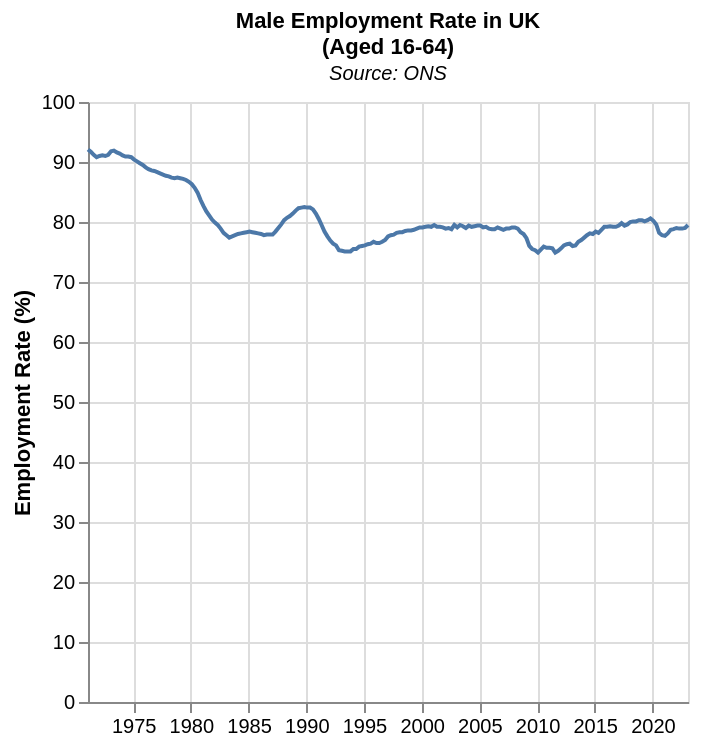

Describe this chart as a Vega-Lite specification.
### Vega-Lite specification from a JSON file in a GitHub repository (floating-point values rounded to 4 significant figures; data arrays with more than 128 entries replaced by an {"elided": "..."} marker saying what was removed)
{"$schema": "https://vega.github.io/schema/vega-lite/v5.json", "title": {"text": ["Male Employment Rate in UK", "(Aged 16-64)"], "fontSize": 11, "subtitle": "Source: ONS", "subtitleFontSize": 10, "subtitleFontStyle": "italic", "color": "black"}, "data": {"values": {"elided": "209 records"}}, "transform": [{"calculate": "substring(datum.quarter,1)*3-1", "as": "quarter_n"}, {"calculate": "join([datum.year, datum.quarter_n],['-'])", "as": "date2"}, {"calculate": "timeParse(datum.date2, '%Y-%m')", "as": "date3"}], "height": 300, "width": 300, "mark": "line", "encoding": {"x": {"field": "date3", "type": "temporal", "axis": {"labelAngle": 0}, "title": ""}, "y": {"field": "value", "type": "quantitative", "title": "Employment Rate (%)"}}}
